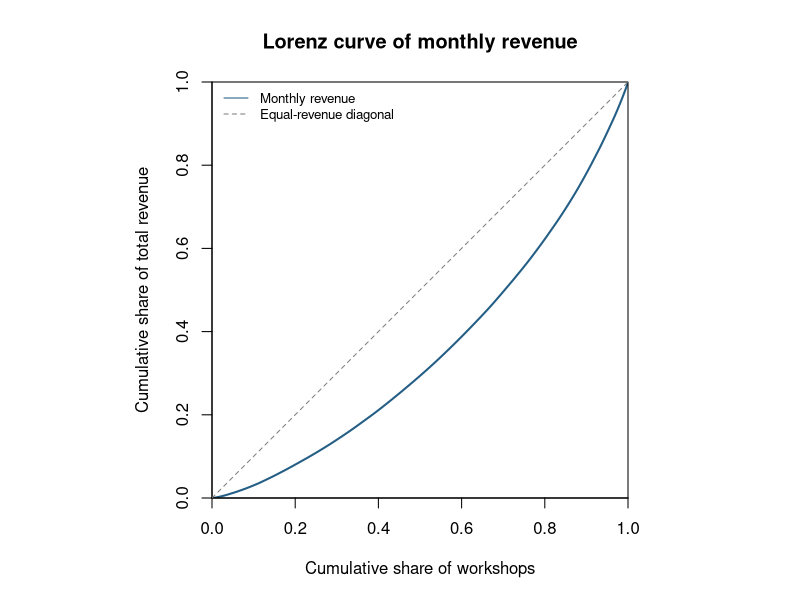
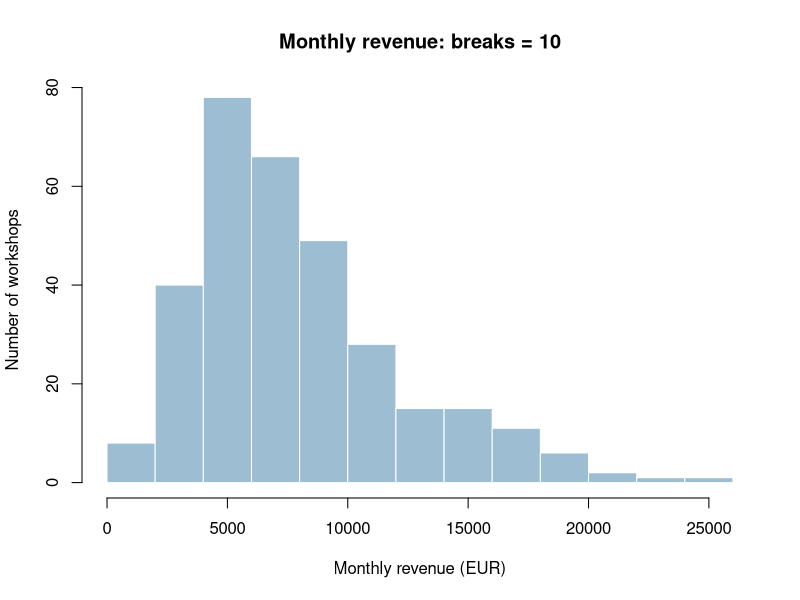
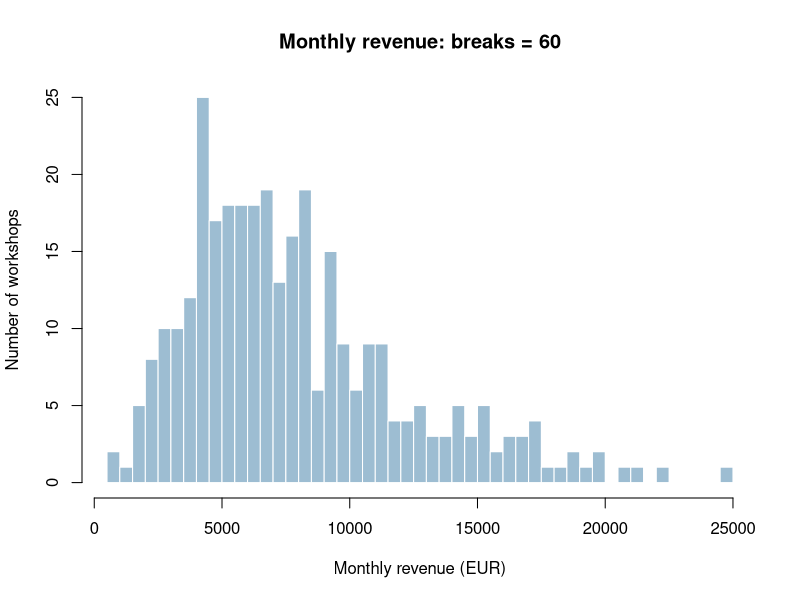
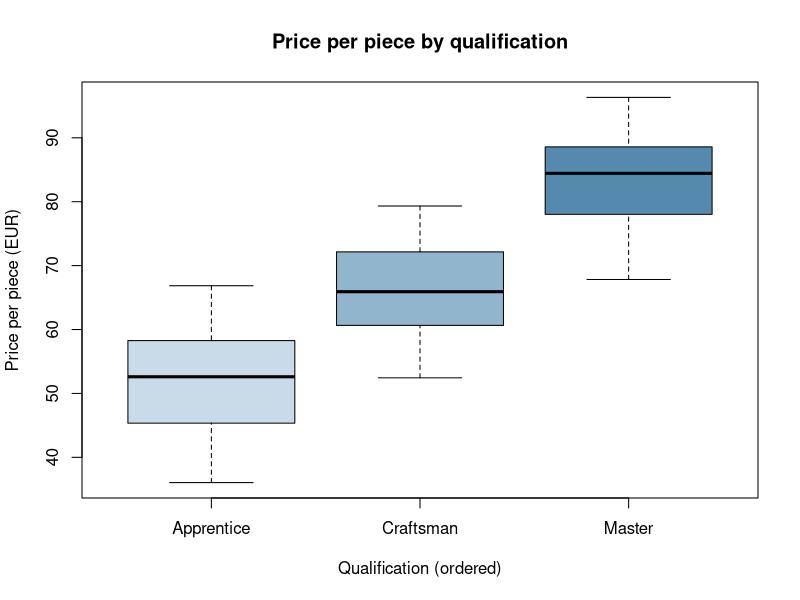
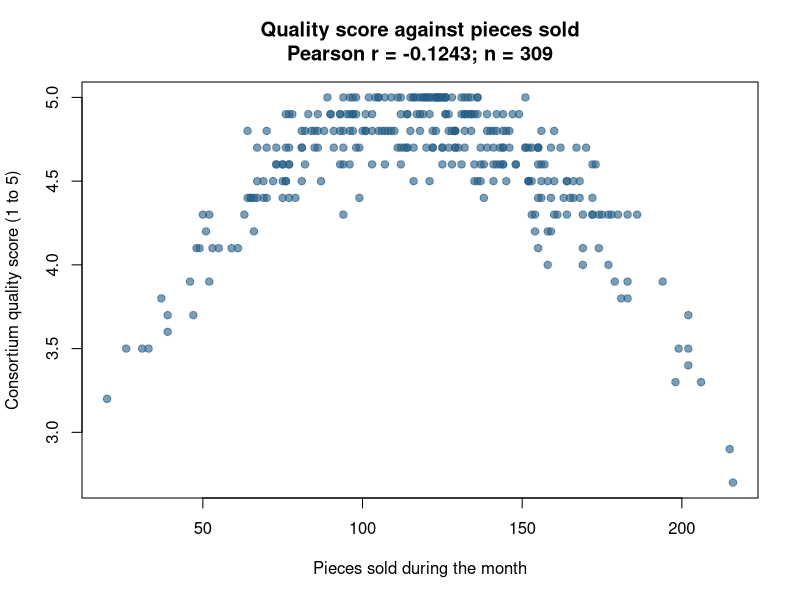

Reproduce these figures in R, in order.
## ---- chunk 1
knitr::opts_chunk$set(echo = TRUE, message = FALSE, warning = FALSE,
                      fig.align = "center")
## ---- chunk 2
workshops <- read.csv("L09_workshops.csv", stringsAsFactors = FALSE)

str(workshops)
## ---- chunk 3
summary(workshops)

# Report only columns that contain missing observations.
missing_counts <- colSums(is.na(workshops))
print(missing_counts[missing_counts > 0])
stopifnot(nrow(workshops) == 320, ncol(workshops) == 10,
          missing_counts["quality_score"] == 11)

mean(workshops$province_code)
workshops$qualification <- factor(
  workshops$qualification,
  levels = c("Apprentice", "Craftsman", "Master"),
  ordered = TRUE
)
levels(workshops$qualification)
is.ordered(workshops$qualification)
table(workshops$qualification)

revenue <- workshops$monthly_revenue
revenue_mean <- mean(revenue)
revenue_median <- median(revenue)
z <- (revenue - mean(revenue)) / sd(revenue)
revenue_skewness <- mean(z^3)

print(c(Mean_EUR = revenue_mean, Median_EUR = revenue_median,
        Sample_skewness = revenue_skewness))
print(setNames(fivenum(revenue),
               c("Minimum", "Lower hinge", "Median", "Upper hinge", "Maximum")))

# This expression removes exactly one observation; keep the full dataset intact.
revenue_without_largest <-
  workshops$monthly_revenue[-which.max(workshops$monthly_revenue)]
stopifnot(length(revenue_without_largest) == length(revenue) - 1)
mean_without_largest <- mean(revenue_without_largest)
median_without_largest <- median(revenue_without_largest)

print(data.frame(
  Statistic = c("Mean (EUR)", "Median (EUR)"),
  Full_data = c(revenue_mean, revenue_median),
  Largest_removed = c(mean_without_largest, median_without_largest),
  Change_removed_minus_full = c(mean_without_largest - revenue_mean,
                               median_without_largest - revenue_median)
))

## ---- chunk 4
revenue <- workshops$monthly_revenue
print(c(SD_EUR = sd(revenue), IQR_EUR = IQR(revenue)))

cv_variables <- c("monthly_revenue", "pieces_sold", "price_per_piece")
cv <- sapply(workshops[cv_variables], function(x) sd(x) / mean(x))
print(data.frame(Variable = names(cv), CV = unname(cv)))

k <- c(1.5, 2, 3)
observed_proportion <- sapply(k, function(ki) {
  mean(abs(revenue - mean(revenue)) <= ki * sd(revenue))
})
chebyshev_bound <- 1 - 1 / k^2
print(data.frame(
  k = k,
  Observed_proportion = observed_proportion,
  Chebyshev_lower_bound = chebyshev_bound,
  Observed_minus_bound = observed_proportion - chebyshev_bound
))

x <- sort(workshops$monthly_revenue)
p <- (0:length(x)) / length(x)
q <- c(0, cumsum(x)) / sum(x)
# A square plotting region keeps both cumulative-share axes between 0 and 1.
old_pty <- par("pty")
par(pty = "s")
plot(p, q, type = "l", lwd = 2, col = "#245E85", asp = 1,
     xlim = c(0, 1), ylim = c(0, 1), xaxs = "i", yaxs = "i",
     main = "Lorenz curve of monthly revenue",
     xlab = "Cumulative share of workshops",
     ylab = "Cumulative share of total revenue")
abline(0, 1, lty = 2, col = "grey50")
legend("topleft", c("Monthly revenue", "Equal-revenue diagonal"),
       col = c("#245E85", "grey50"), lty = c(1, 2), bty = "n", cex = 0.8)
par(pty = old_pty)

# Trapezoids give the area under the empirical Lorenz curve.
area <- sum(diff(p) * (head(q, -1) + tail(q, -1)) / 2)
gini <- 1 - 2 * area
print(c(Lorenz_area = area, Gini_index = gini))

# For 320 workshops, these groups contain exactly 160 and 32 observations.
bottom_n <- length(x) / 2
top_n <- length(x) / 10
bottom50_share <- sum(head(x, bottom_n)) / sum(x)
top10_share <- sum(tail(x, top_n)) / sum(x)
print(data.frame(
  Group = c("Bottom 50%", "Top 10%"),
  Workshops = c(bottom_n, top_n),
  Revenue_share = c(bottom50_share, top10_share),
  Revenue_percent = 100 * c(bottom50_share, top10_share)
))

h10 <- hist(revenue, breaks = 10, col = "#9DBDD2", border = "white",
            main = "Monthly revenue: breaks = 10",
            xlab = "Monthly revenue (EUR)", ylab = "Number of workshops")
h60 <- hist(revenue, breaks = 60, col = "#9DBDD2", border = "white",
            main = "Monthly revenue: breaks = 60",
            xlab = "Monthly revenue (EUR)", ylab = "Number of workshops")
print(data.frame(
  Requested_breaks = c(10, 60),
  Actual_bins = c(length(h10$counts), length(h60$counts)),
  Bin_width_EUR = c(diff(h10$breaks)[1], diff(h60$breaks)[1])
))

## ---- chunk 5
tab <- table(workshops$qualification, workshops$craft)
print(tab)
conditional <- prop.table(tab, margin = 2)
print(conditional)

# The supplied setup hides warnings, so capture and report any test warning.
chi_warnings <- character(0)
chi <- withCallingHandlers(
  chisq.test(tab),
  warning = function(w) {
    chi_warnings <<- c(chi_warnings, conditionMessage(w))
    invokeRestart("muffleWarning")
  }
)
print(chi)
n <- sum(tab)
r <- nrow(tab)
c <- ncol(tab)
cramers_v <- sqrt(unname(chi$statistic) / (n * (min(r, c) - 1)))
print(c(Cramers_V = cramers_v))

cat("Expected counts:\n")
print(chi$expected)
print(c(Minimum_expected = min(chi$expected),
        Cells_below_5 = sum(chi$expected < 5),
        Cells_below_1 = sum(chi$expected < 1)))
cat("All expected counts are at least 5:", all(chi$expected >= 5), "\n")
cat("Chi-square warnings:",
    if (length(chi_warnings)) paste(chi_warnings, collapse = "; ") else "none",
    "\n")
cat("Each workshop has one record; independence between workshops cannot",
    "be established from the contingency table alone.\n")

grand_mean <- mean(workshops$price_per_piece)
group_means <- tapply(workshops$price_per_piece, workshops$qualification, mean)
group_n <- table(workshops$qualification)
between_deviance <- sum(group_n * (group_means - grand_mean)^2)
total_deviance <- sum((workshops$price_per_piece - grand_mean)^2)
eta_squared <- between_deviance / total_deviance
print(c(Between_group_deviance = between_deviance,
        Total_deviance = total_deviance, Eta_squared = eta_squared))

boxplot(price_per_piece ~ qualification, data = workshops,
        main = "Price per piece by qualification",
        xlab = "Qualification (ordered)", ylab = "Price per piece (EUR)",
        col = c("#C9DBE8", "#91B5CD", "#5689AE"))

## ---- chunk 6
variables <- c("years_active", "price_per_piece", "pieces_sold",
               "quality_score", "monthly_revenue")
quantitative <- workshops[variables]
cat("Complete observations for both matrices:",
    sum(complete.cases(quantitative)), "of", nrow(workshops), "\n")

pearson <- cor(quantitative, method = "pearson", use = "complete.obs")
spearman <- cor(quantitative, method = "spearman", use = "complete.obs")
correlation_difference <- spearman - pearson
cat("Pearson correlation matrix:\n")
print(pearson, digits = 4)
cat("Spearman correlation matrix:\n")
print(spearman, digits = 4)
cat("Difference: Spearman minus Pearson:\n")
print(correlation_difference, digits = 4)

# Remove incomplete pairs together so the two vectors remain aligned.
pair <- workshops[complete.cases(workshops[c("quality_score", "pieces_sold")]),
                  c("quality_score", "pieces_sold")]
pair_r <- cor(pair$pieces_sold, pair$quality_score, method = "pearson")
print(c(Complete_pairs = nrow(pair), Pearson_r = pair_r))
plot(pair$pieces_sold, pair$quality_score,
     pch = 19, col = adjustcolor("#245E85", alpha.f = 0.6),
     main = sprintf("Quality score against pieces sold\nPearson r = %.4f; n = %d",
                    pair_r, nrow(pair)),
     xlab = "Pieces sold during the month",
     ylab = "Consortium quality score (1 to 5)")
